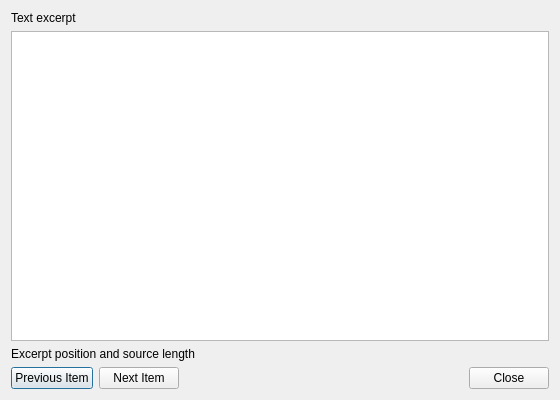
<?xml version="1.0" encoding="UTF-8"?>
<ui version="4.0">
 <class>dialog_text_inspector</class>
 <widget class="QDialog" name="dialog_text_inspector">
  <property name="windowTitle"><string>Inspect Text Excerpts</string></property>
  <property name="geometry"><rect><x>0</x><y>0</y><width>560</width><height>400</height></rect></property>
  <property name="surfaceRole" stdset="0"><string>panel</string></property>
  <layout class="QVBoxLayout" name="layout_inspector">
   <item><widget class="QLabel" name="label_item">
    <property name="text"><string>Text excerpt</string></property>
    <property name="textFormat"><enum>Qt::TextFormat::PlainText</enum></property>
   </widget></item>
   <item><widget class="QPlainTextEdit" name="edit_excerpt">
    <property name="readOnly"><bool>true</bool></property>
    <property name="accessibleName"><string>Saved text excerpt</string></property>
   </widget></item>
   <item><widget class="QLabel" name="label_status">
    <property name="text"><string>Excerpt position and source length</string></property>
    <property name="textFormat"><enum>Qt::TextFormat::PlainText</enum></property>
    <property name="wordWrap"><bool>true</bool></property>
   </widget></item>
   <item><layout class="QHBoxLayout" name="layout_actions">
    <item><widget class="QPushButton" name="button_previous"><property name="text"><string>Previous Item</string></property></widget></item>
    <item><widget class="QPushButton" name="button_next"><property name="text"><string>Next Item</string></property></widget></item>
    <item><spacer name="spacer_actions"><property name="orientation"><enum>Qt::Orientation::Horizontal</enum></property><property name="sizeHint" stdset="0"><size><width>40</width><height>20</height></size></property></spacer></item>
    <item><widget class="QPushButton" name="button_close"><property name="text"><string>Close</string></property></widget></item>
   </layout></item>
  </layout>
 </widget>
 <resources/>
 <connections/>
</ui>
